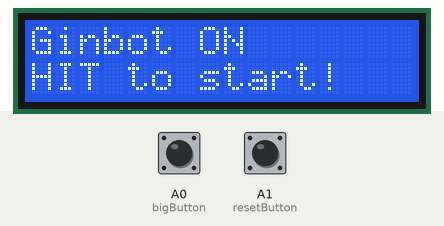
Recording of a sketch running on a simulated Arduino Uno, built with avr-gcc and run on an emulated ATmega328P. Shown: 16×2 character LCD. The test bench sets the inputs (shaded band); at power-on: A0 (bigButton) LOW, A1 (resetButton) LOW.

Above: at 1.2 s.
1.3 s: A0 (bigButton) pulled HIGH for 0.15 s
At 1.6 s:
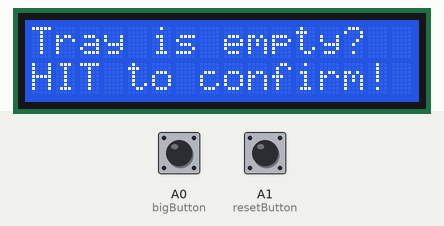
2.9 s: A0 (bigButton) pulled HIGH for 1 s
At 4.0 s:
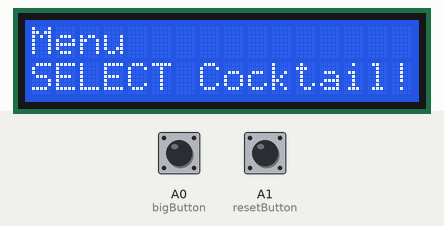
5.4 s: A1 (resetButton) pulled HIGH for 0.15 s
At 5.9 s:
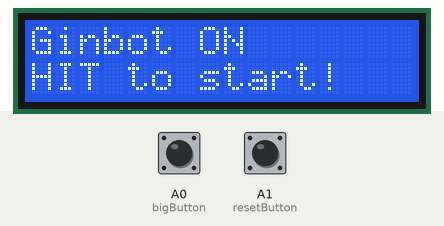
7.0 s: A0 (bigButton) pulled HIGH for 3.2 s
At 9.3 s:
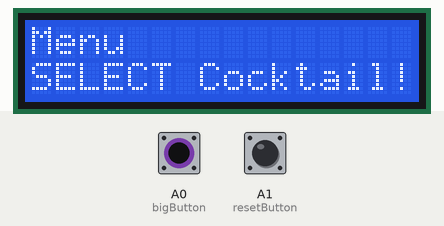
Timing chart, 0 to 10.8 s (numbered marks = the images above; inputs shaded):
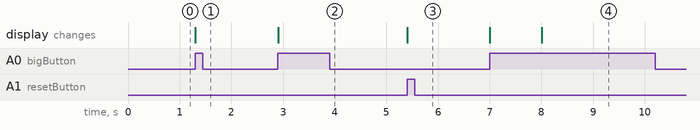

The sketch:

ginbot_code.ino
```cpp
#include <LiquidCrystal.h>

// initialize the library with the numbers of the interface pins
LiquidCrystal lcd(12, 11, 5, 4, 3, 2);

const int contrastPin = 6;

const int bigButton = A0;
const int resetButton = A1;

int bigButtonState = 0;
int resetButtonState = 0;

enum MACHINE_STATE {
  RESET,
  CONFIRM_EMPTY_TRAY,
  MENU_TITLE,
  CHOOSE_MENU,
  CONFIRM_COCKTAIL,
  WAIT_FOR_GLASS,
  BALANCING,
  CONFIRM_WEIGHT,
  DISPENSE_COCKTAIL,
  COCKTAIL_READY,
  NONE
};

enum COCKTAIL_CHOICE{
  NO_DRINK,
  GIN_TONIC,
  VODKA_TONIC,
  RUM_COKE,
  RADLER
};

MACHINE_STATE desired_state = RESET;
MACHINE_STATE rendered_state = NONE;

COCKTAIL_CHOICE chosen_drink = NO_DRINK;

void setup() {
  pinMode(bigButton, INPUT);
  pinMode(resetButton, INPUT);

  lcd.begin(16, 2);
  lcd.print("ON");

  pinMode(contrastPin, OUTPUT);
  analogWrite(contrastPin, 90);
}

void loop() {
  bigButtonState = digitalRead(bigButton);
  resetButtonState = digitalRead(resetButton);

  handle_input();

  render_state(desired_state);

}

void render_state(MACHINE_STATE toRender){
  if(rendered_state != toRender){
    switch(toRender){
      case RESET: state_reset(); break;
      case CONFIRM_EMPTY_TRAY: state_confirm_empty_tray(); break;
      case MENU_TITLE: state_menu_title(); break;
    }

    rendered_state = toRender;

    delay(1000);
  }

}

void handle_input(){
  if(resetButtonState == HIGH){
    desired_state = RESET;
    return;
  }

  switch(rendered_state){
    case RESET: handle_reset_input(); break;
    case CONFIRM_EMPTY_TRAY: handle_confirm_empty_tray_input(); break;
    case MENU_TITLE: handle_menu_input(); break;
  }

}

/**
 * RESET state
 */
void state_reset(){
  lcdPrint("Ginbot ON", "HIT to start!");
}

void handle_reset_input(){
  if(bigButtonState == HIGH){
    desired_state = CONFIRM_EMPTY_TRAY;
  }
}

/**
 * Confirm the empty tray
 */
void state_confirm_empty_tray(){
  lcdPrint("Tray is empty?", "HIT to confirm!");
}

void handle_confirm_empty_tray_input(){
  if(bigButtonState == HIGH){
    desired_state = MENU_TITLE;
  }
}

/**
 * Display the menu welcome screen
 */

void state_menu_title(){
  lcdPrint("Menu", "SELECT Cocktail!");
  chosen_drink = NO_DRINK;
}

void handle_menu_input(){

}


void lcdPrint(String line1, String line2){
  lcd.clear();
  lcd.setCursor(0, 0);
  lcd.print(line1);
  lcd.setCursor(0, 1);
  lcd.print(line2);
}
```

Measured:
- after the input at 1.3 s, the display: changes at once (image 1)
- after the input at 2.9 s, the display: changes at once (image 2)
- after the input at 5.4 s, the display: changes at once (image 3)
- after the input at 7.0 s, the display: first changes at once (image 4 shows a later state)
